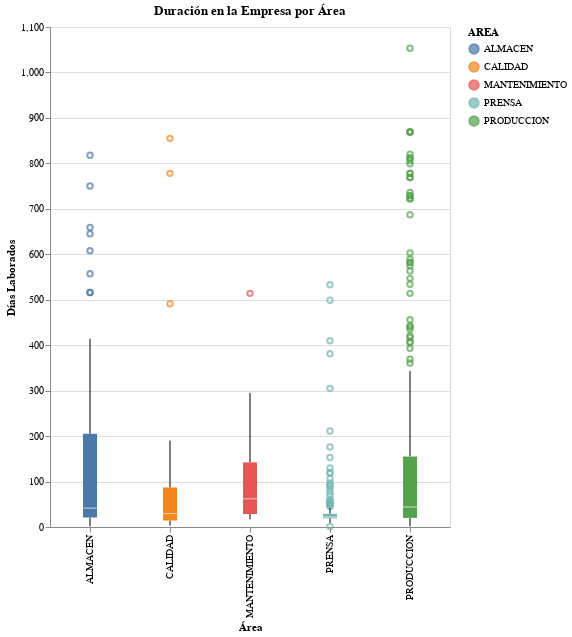

The cell this chart's notebook holds for it:
### Markdown cell above
#### Duración en la Empresa por Área

### Code cell
chart = alt.Chart(df_0).mark_boxplot().encode(
    x=alt.X('AREA:N', title='Área'),
    y=alt.Y('Días Laborados:Q', title='Días Laborados'),
    color='AREA:N',
    tooltip=['AREA', 'Días Laborados']
).properties(
    title='Duración en la Empresa por Área',
    width=400,
    height=500 
).interactive()

chart

### Figure 1 — Vega-Lite specification as saved in the notebook (floating-point values rounded to 4 significant figures; data arrays with more than 128 entries replaced by an {"elided": "..."} marker saying what was removed)
{"config": {"view": {"continuousWidth": 300, "continuousHeight": 300}}, "data": {"name": "data-6725366b41d3c0b6c7af598572d651e4"}, "mark": {"type": "boxplot"}, "encoding": {"color": {"field": "AREA", "type": "nominal"}, "tooltip": [{"field": "AREA", "type": "nominal"}, {"field": "Días Laborados", "type": "quantitative"}], "x": {"field": "AREA", "title": "Área", "type": "nominal"}, "y": {"field": "Días Laborados", "title": "Días Laborados", "type": "quantitative"}}, "height": 500, "params": [{"name": "param_11", "select": {"type": "interval", "encodings": ["x", "y"]}, "bind": "scales"}], "title": "Duración en la Empresa por Área", "width": 400, "$schema": "https://vega.github.io/schema/vega-lite/v5.20.1.json", "datasets": {"data-6725366b41d3c0b6c7af598572d651e4": {"elided": "494 records"}}}
